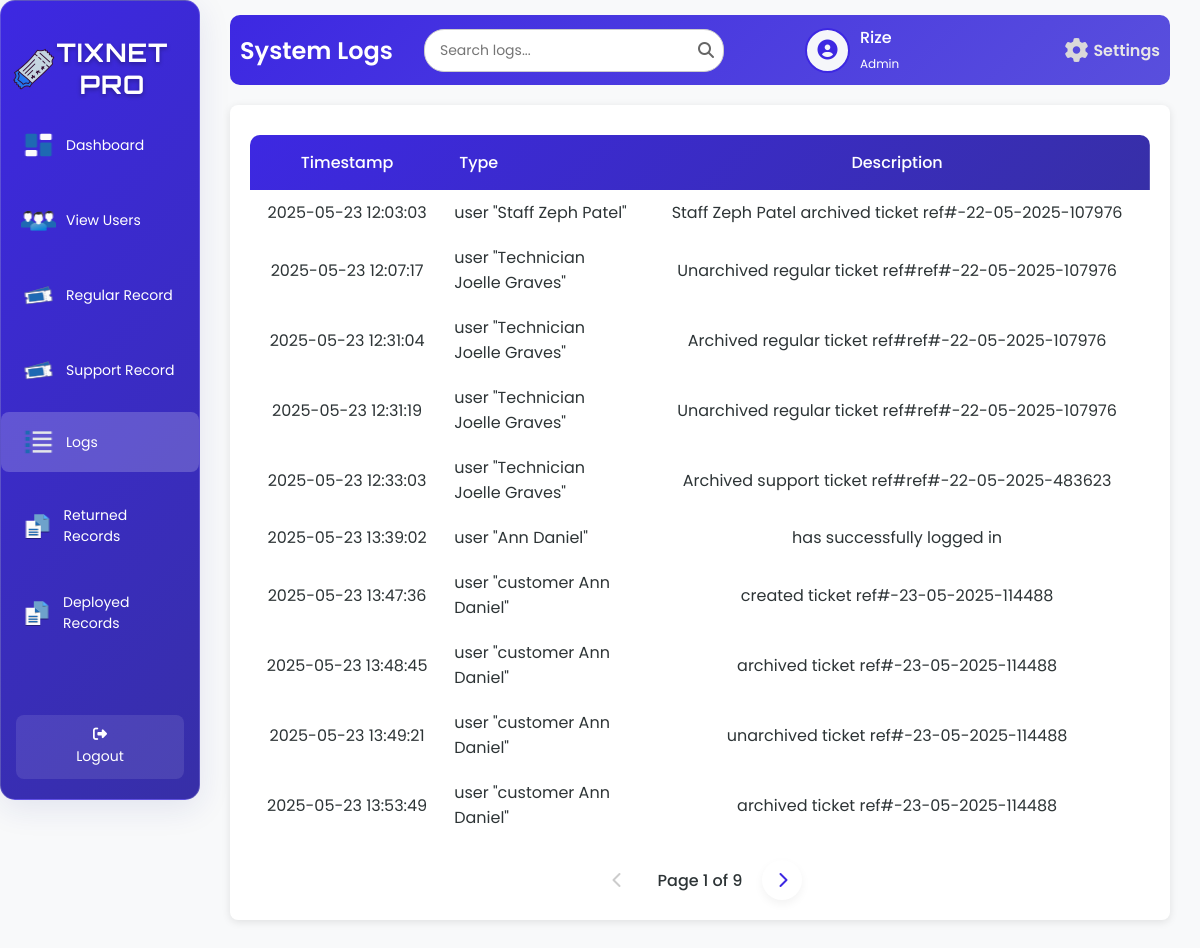
The page /logs.php (signed in) on the database its author committed.
### tables this page shows
CREATE TABLE `tbl_user` (
  `u_id` int(50) NOT NULL,
  `u_fname` varchar(200) NOT NULL,
  `u_lname` varchar(200) NOT NULL,
  `u_email` varchar(200) NOT NULL,
  `u_username` varchar(200) NOT NULL,
  `u_password` varchar(200) NOT NULL,
  `u_type` varchar(200) NOT NULL,
  `u_status` varchar(200) NOT NULL
);

CREATE TABLE `tbl_logs` (
  `l_stamp` varchar(200) NOT NULL,
  `l_type` varchar(200) NOT NULL,
  `l_description` varchar(200) NOT NULL
);

### logs.php (the view, shortened to what this page needs)
<?php
include 'db.php';
$username = $_SESSION['username'];
$firstName = '';
$userType = '';
$avatarPath = $_SESSION['avatarPath'];
if ($conn) {
    $sqlUser = "SELECT u_fname, u_lname, u_type FROM tbl_user WHERE u_username = ?";
    $stmt = $conn->prepare($sqlUser);
    $stmt->bind_param("s", $_SESSION['username']);
    $stmt->execute();
    $resultUser = $stmt->get_result();
    if ($resultUser->num_rows > 0) {
        $row = $resultUser->fetch_assoc();
        $firstName = $row['u_fname'] ?: $username;
        $userType = $row['u_type'];
    }
}
$logs_per_page = 10;
$current_page = isset($_GET['page']) ? max(1, (int)$_GET['page']) : 1;
$offset = ($current_page - 1) * $logs_per_page;
$total_logs_query = "SELECT COUNT(*) as total FROM tbl_logs";
$total_logs_result = $conn->query($total_logs_query);
$total_logs = $total_logs_result->fetch_assoc()['total'];
$total_pages = ceil($total_logs / $logs_per_page);
$log_query = "SELECT l_stamp, l_type, l_description FROM tbl_logs ORDER BY l_stamp ASC LIMIT ?, ?";
$stmt = $conn->prepare($log_query);
$stmt->bind_param("ii", $offset, $logs_per_page);
$stmt->execute();
$logResult = $stmt->get_result();
?>
<!DOCTYPE html>
<html lang="en">
<head>
    <link rel="stylesheet" href="logss.css">
    <link rel="stylesheet" href="https://cdnjs.cloudflare.com/ajax/libs/font-awesome/6.6.0/css/all.min.css" />
</head>
<body>
<div class="wrapper">
    <div class="sidebar glass-container">
        <h2><img src="image/logo.png" alt="Tix Net Icon" class="sidebar-icon">TixNet Pro</h2>
        <ul>
            <li><a href="adminD.php"><img src="image/main.png" alt="Dashboard" class="icon" /> <span>Dashboard</span></a></li>
            <li><a href="viewU.php"><img src="image/users.png" alt="View Users" class="icon" /> <span>View Users</span></a></li>
            <li><a href="regular_close.php"><img src="image/ticket.png" alt="Regular Record" class="icon" /> <span>Regular Record</span></a></li>
            <li><a href="support_close.php"><img src="image/ticket.png" alt="Supports Record" class="icon" /> <span>Support Record</span></a></li>
            <li><a href="logs.php" class="active"><img src="image/log.png" alt="Logs" class="icon" /> <span>Logs</span></a></li>
            <li><a href="returnT.php"><img src="image/record.png" alt="Returned Records" class="icon" /> <span>Returned Records</span></a></li>
            <li><a href="deployedT.php"><img src="image/record.png" alt="Deployed Records" class="icon" /> <span>Deployed Records</span></a></li>
        </ul>
        <footer>
            <a href="index.php" class="back-home"><i class="fas fa-sign-out-alt"></i> Logout</a>
        </footer>
    </div>
    <div class="container">
        <div class="upper">
            <h1>System Logs</h1>
            <div class="search-container">
                <input type="text" class="search-bar" id="searchInput" placeholder="Search logs..." onkeyup="debouncedSearchLogs()">
                <span class="search-icon"><i class="fas fa-search"></i></span>
            </div>
            <div class="user-profile">
                <div class="user-icon">
                    <?php
                    $cleanAvatarPath = preg_replace('/\?\d+$/', '', $avatarPath);
                    if (!empty($avatarPath) && file_exists($cleanAvatarPath)) {
                        echo "<img src='" . htmlspecialchars($avatarPath, ENT_QUOTES, 'UTF-8') . "' alt='User Avatar'>";
                    } else {
                        echo "<i class='fas fa-user-circle'></i>";
                    }
                    ?>
                </div>
                <div class="user-details">
                    <span><?php echo htmlspecialchars($firstName, ENT_QUOTES, 'UTF-8'); ?></span>
                    <small><?php echo htmlspecialchars(ucfirst($userType), ENT_QUOTES, 'UTF-8'); ?></small>
                </div>
                <a href="settings.php" class="settings-link">
                    <i class="fas fa-cog"></i>
                    <span>Settings</span>
                </a>
            </div>
        </div>
        <div class="table-box">
            <table>
                <thead>
                    <tr>
                        <th>Timestamp</th>
                        <th>Type</th>
                        <th>Description</th>
                    </tr>
                </thead>
                <tbody id="logs-tbody">
                    <?php if ($logResult->num_rows > 0): ?>
                        <?php while ($logRow = $logResult->fetch_assoc()): ?>
                            <?php
                            $type_display = $logRow['l_type'] ? 'user "' . htmlspecialchars($logRow['l_type']) . '"' : 'Unknown';
                            ?>
                            <tr>
                                <td><?php echo htmlspecialchars($logRow['l_stamp']); ?></td>
                                <td><?php echo $type_display; ?></td>
                                <td><?php echo htmlspecialchars($logRow['l_description']); ?></td>
                            </tr>
                        <?php endwhile; ?>
                    <?php else: ?>
                        <tr>
                            <td colspan="3" style="text-align: center;">No logs found</td>
                        </tr>
                    <?php endif; ?>
                </tbody>
            </table>
            <div class="pagination" id="logs-pagination">
                <?php
                $paginationParams = [];
                if ($current_page > 1) {
                    $paginationParams['page'] = $current_page - 1;
                    echo "<a href='logs.php?" . http_build_query($paginationParams) . "' class='pagination-link'><i class='fas fa-chevron-left'></i></a>";
                } else {
                    echo "<span class='pagination-link disabled'><i class='fas fa-chevron-left'></i></span>";
                }
                echo "<span class='current-page'>Page $current_page of $total_pages</span>";
                if ($current_page < $total_pages) {
                    $paginationParams['page'] = $current_page + 1;
                    echo "<a href='logs.php?" . http_build_query($paginationParams) . "' class='pagination-link'><i class='fas fa-chevron-right'></i></a>";
                } else {
                    echo "<span class='pagination-link disabled'><i class='fas fa-chevron-right'></i></span>";
                }
                ?>
            </div>
        </div>
    </div>
</div>
</body>
</html>

### logs.php (style rules this page uses)
table th:nth-child(2), table td:nth-child(2) { width: 200px; text-align: left; }

### rows shown on the page
tbl_user: u_fname "Rize", u_type "Admin"
tbl_logs: l_stamp "2025-05-23 12:03:03", l_type "user \"Staff Zeph Patel\"", l_description "Staff Zeph Patel archived ticket ref#-22-05-2025-107976"
tbl_logs: l_stamp "2025-05-23 12:07:17", l_type "user \"Technician Joelle Graves\"", l_description "Unarchived regular ticket ref#ref#-22-05-2025-107976"
tbl_logs: l_stamp "2025-05-23 12:31:04", l_type "user \"Technician Joelle Graves\"", l_description "Archived regular ticket ref#ref#-22-05-2025-107976"
tbl_logs: l_stamp "2025-05-23 12:31:19", l_type "user \"Technician Joelle Graves\"", l_description "Unarchived regular ticket ref#ref#-22-05-2025-107976"
tbl_logs: l_stamp "2025-05-23 12:33:03", l_type "user \"Technician Joelle Graves\"", l_description "Archived support ticket ref#ref#-22-05-2025-483623"
tbl_logs: l_stamp "2025-05-23 13:39:02", l_type "user \"Ann Daniel\"", l_description "has successfully logged in"
tbl_logs: l_stamp "2025-05-23 13:47:36", l_type "user \"customer Ann Daniel\"", l_description "created ticket ref#-23-05-2025-114488"
tbl_logs: l_stamp "2025-05-23 13:48:45", l_type "user \"customer Ann Daniel\"", l_description "archived ticket ref#-23-05-2025-114488"
tbl_logs: l_stamp "2025-05-23 13:49:21", l_type "user \"customer Ann Daniel\"", l_description "unarchived ticket ref#-23-05-2025-114488"
tbl_logs: l_stamp "2025-05-23 13:53:49", l_type "user \"customer Ann Daniel\"", l_description "archived ticket ref#-23-05-2025-114488"

### other values the page prints
$current_page "1"
$total_pages "9"
